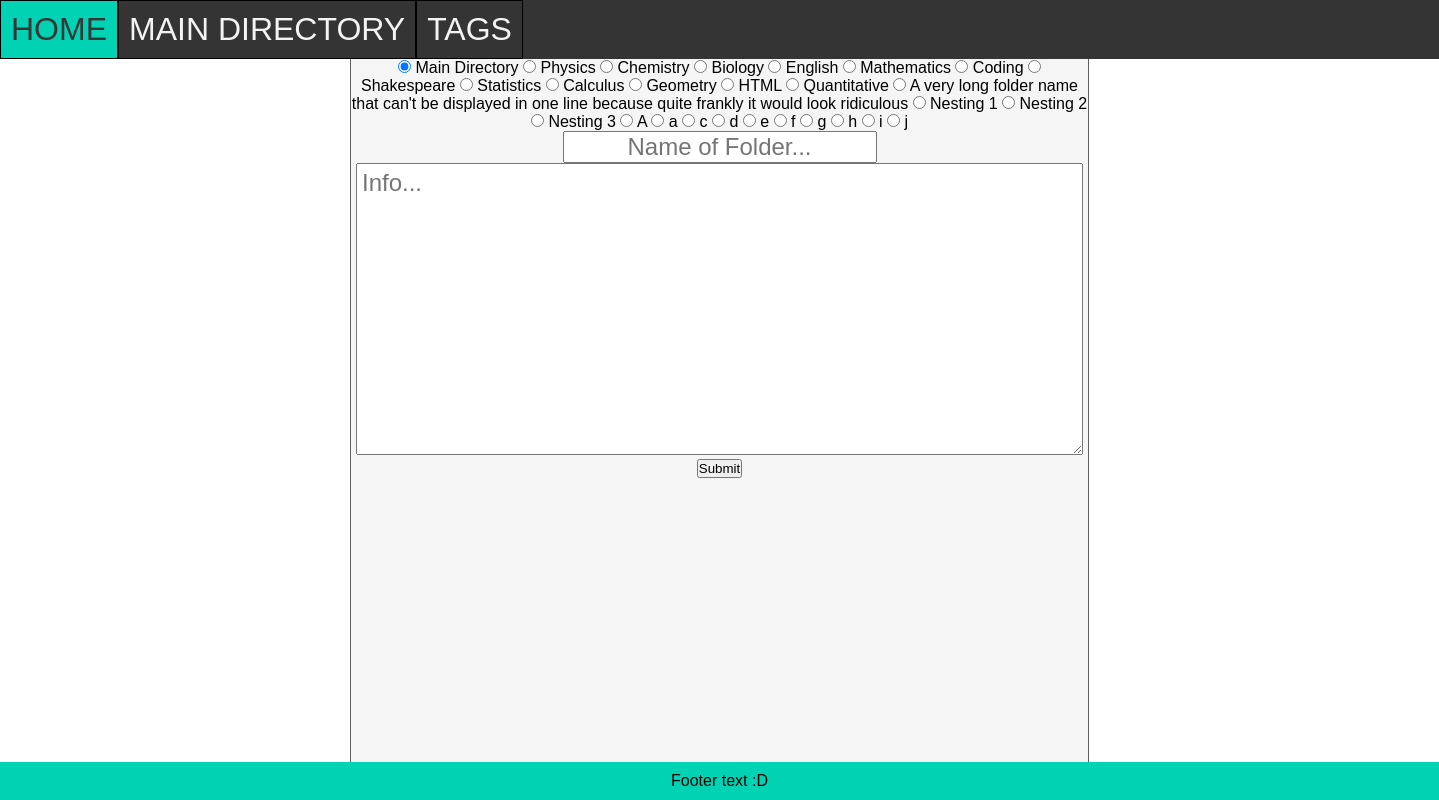
The page /create-folder/1 on the database its author committed.
### tables this page shows
CREATE TABLE FOLDER (id INTEGER PRIMARY KEY AUTOINCREMENT, parent_id INTEGER REFERENCES FOLDER (id), name STRING, info STRING, colour STRING);

### routes.py (the view)
@app.route('/create-folder/<int:id>')
def create_folder(id):
    parents = retrieve("SELECT id, name FROM FOLDER")
    return render_template('pages/create_folder.html', id=id, parents=parents)

### routes.py (called while the page is built)
def retrieve(query, parameters=None):
    conn = sqlite3.connect('notes_app.db')
    cur = conn.cursor()
    if parameters is None:
        cur.execute(query)
    else:
        cur.execute(query, parameters)
    results = cur.fetchall()
    conn.commit()
    return results

### templates/pages/create_folder.html (shortened to what this page needs)
{% extends 'base_templates/layout.html' %}
{% block content %}
<form method="post">
    {% for parent in parents %}
        {% if parent[0]==id: %}
            <input type="radio" id="parent{{parent[0]}}" name="parent" value={{parent[0]}} checked>
        {% else %}
            <input type="radio" id="parent{{parent[0]}}" name="parent" value={{parent[0]}}>
        {% endif %}
        <label for="parent{{parent[0]}}">{{parent[1]}}</label>
    {% endfor %}
    <br>
    <input type="text" name="name" placeholder="Name of Folder...">
    <textarea name="entry" rows="10" cols="50" placeholder="Info..."></textarea>
    <input type="submit">
</form>
{% endblock %}

### static/css/style.css (style rules this page uses)
* { margin: 0; padding: 0; box-sizing: border-box; text-align: center; font-family: sans-serif; }
html,body { height: 100%; }
input[type=text] { font-size: 1.5em; }
textarea { font-size: 1.5em; text-align: left; padding: 5px; }

### rows shown on the page
FOLDER: name "Main Directory"
FOLDER: name "Physics"
FOLDER: name "Chemistry"
FOLDER: name "Biology"
FOLDER: name "English"
FOLDER: name "Mathematics"
FOLDER: name "Coding"
FOLDER: name "Shakespeare"
FOLDER: name "Statistics"
FOLDER: name "Calculus"
FOLDER: name "Geometry"
FOLDER: name "HTML"
FOLDER: name "Quantitative"
FOLDER: name "A very long folder name that can't be displayed in one line because quite frankly it would look ridiculous"
FOLDER: name "Nesting 1"
FOLDER: name "Nesting 2"
FOLDER: name "Nesting 3"
FOLDER: name "A"
FOLDER: name "a"
FOLDER: name "c"
FOLDER: name "d"
FOLDER: name "e"
FOLDER: name "f"
FOLDER: name "g"
FOLDER: name "h"
FOLDER: name "i"
FOLDER: name "j"
